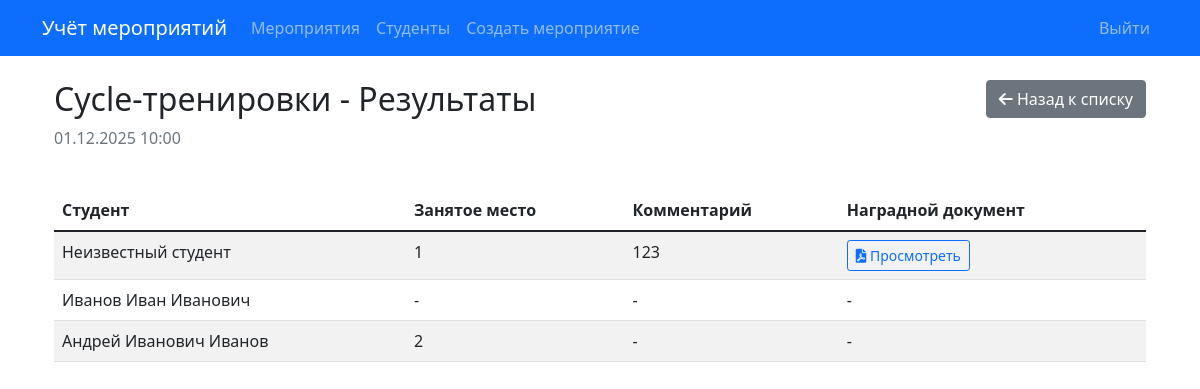
The page /events/4/results (signed in) on the database its author committed.
### models.py (models this page shows)
class Event(db.Model):
    id = db.Column(db.Integer, primary_key=True)
    title = db.Column(db.String(200), nullable=False)
    description = db.Column(db.Text)
    event_type = db.Column(db.String(50), nullable=False)  # конференция, спортивное, культурное, волонтерское, другое
    date = db.Column(db.DateTime, nullable=False)
    location = db.Column(db.String(200))
    max_participants = db.Column(db.Integer)
    created_by = db.Column(db.Integer, db.ForeignKey('user.id'), nullable=False)
    order_document = db.Column(db.String(200))  # путь к PDF файлу приказа
    created_at = db.Column(db.DateTime, default=datetime.utcnow)
    status = db.Column(db.String(20), default='активно')  # активно, завершено, отменено
    participants = db.relationship('EventParticipation', backref='event', lazy=True,
                                 cascade='all, delete-orphan')

class EventParticipation(db.Model):
    id = db.Column(db.Integer, primary_key=True)
    event_id = db.Column(db.Integer, db.ForeignKey('event.id'), nullable=False)
    student_id = db.Column(db.Integer, db.ForeignKey('student.id'), nullable=False)
    status = db.Column(db.String(20), default='зарегистрирован')  # зарегистрирован, участвовал, завершил
    result_place = db.Column(db.String(50))  # место/результат участия
    award_document = db.Column(db.String(200))  # путь к файлу награды
    comment = db.Column(db.Text)
    created_at = db.Column(db.DateTime, default=datetime.utcnow)
    updated_at = db.Column(db.DateTime, onupdate=datetime.utcnow)

class Student(db.Model):
    id = db.Column(db.Integer, primary_key=True)
    user_id = db.Column(db.Integer, db.ForeignKey('user.id'), nullable=True)
    group = db.Column(db.String(20), nullable=False)
    course = db.Column(db.Integer, nullable=True)
    full_name = db.Column(db.String(100), nullable=False)
    participations = db.relationship('EventParticipation', backref='student', lazy=True,
                                   cascade='all, delete-orphan')

### routes/events.py (the view)
@events_bp.route('/events/<int:event_id>/results')
@login_required
def view_results(event_id):
    event = Event.query.get_or_404(event_id)
    participations = EventParticipation.query.filter_by(event_id=event_id).all()
    results = []
    for participation in participations:
        if participation.result_place:  # Показываем только тех, у кого есть результаты
            student = Student.query.get(participation.student_id)
            if student:  # Проверяем, что студент существует
                results.append({
                    'student_name': student.full_name if hasattr(student, 'full_name') else 'Неизвестный студент',
                    'place': participation.result_place,
                    'comment': participation.comment,
                    'award_document': participation.award_document
                })
            else:
                results.append({
                    'student_name': 'Неизвестный студент',
                    'place': participation.result_place,
                    'comment': participation.comment,
                    'award_document': participation.award_document
                })
    return render_template('events/view_results.html', event=event, results=results)

### app.py (called while the page is built)
@login_manager.user_loader
def load_user(user_id):
    return User.query.get(int(user_id))

### templates/events/view_results.html (shortened to what this page needs)
{% extends "base.html" %}
{% block content %}
<div class="container">
    <div class="row mb-4">
        <div class="col">
            <h2>{{ event.title }} - Результаты</h2>
            <p class="text-muted">{{ event.date.strftime('%d.%m.%Y %H:%M') }}</p>
        </div>
        <div class="col-auto">
            <a href="{{ url_for('events.events_list') }}" class="btn btn-secondary">
                <i class="fas fa-arrow-left"></i> Назад к списку
            </a>
        </div>
    </div>
    {% if results %}
    <div class="table-responsive">
        <table class="table table-striped">
            <thead>
                <tr>
                    <th>Студент</th>
                    <th>Занятое место</th>
                    <th>Комментарий</th>
                    <th>Наградной документ</th>
                </tr>
            </thead>
            <tbody>
                {% for result in results %}
                <tr>
                    <td>{{ result.student_name }}</td>
                    <td>{{ result.place }}</td>
                    <td>{{ result.comment or '-' }}</td>
                    <td>
                        {% if result.award_document %}
                        <a href="{{ url_for('events.uploaded_file', filename=result.award_document) }}"
                           class="btn btn-sm btn-outline-primary" target="_blank">
                            <i class="fas fa-file-pdf"></i> Просмотреть
                        </a>
                        {% else %}
                        -
                        {% endif %}
                    </td>
                </tr>
                {% endfor %}
            </tbody>
        </table>
    </div>
    {% else %}
    <div class="alert alert-info">
        <i class="fas fa-info-circle"></i> Результаты для этого события пока не внесены.
    </div>
    {% endif %}
</div>
{% endblock %}

### rows shown on the page
Event: title "Cycle-тренировки", date "01.12.2025 10:00"
EventParticipation: student_name "Неизвестный студент", place "1", comment "123"
Student: student_name "Иванов Иван Иванович", place "-", comment "-"
Student: student_name "Андрей Иванович Иванов", place "2", comment "-"
